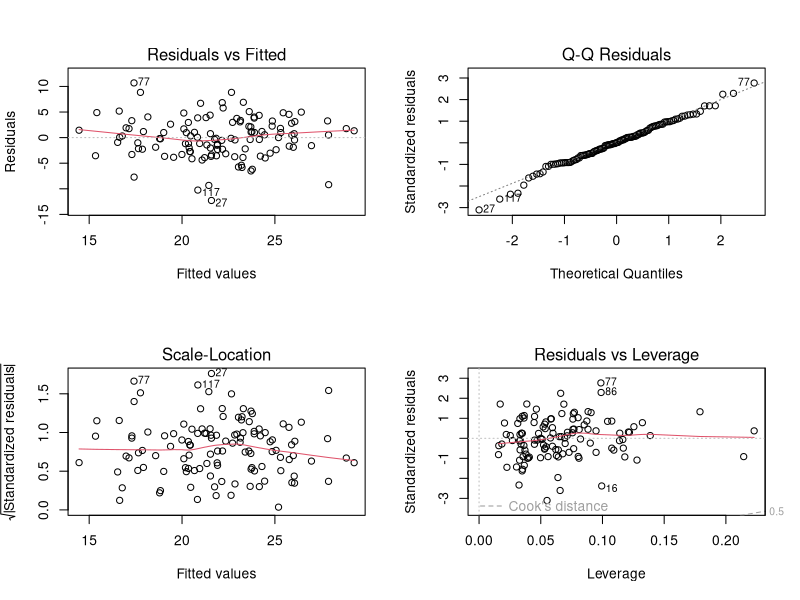

Reproduce this figure in R. (Note: this script raises an error after producing the figure.)
## ---- chunk 1
# Libraries
library(car)
library(tidyverse)

# Loading and cleaning data
fb <- read_csv("savant_data.csv")
fb <- fb %>% select(player_id, `downward movement w/ gravity (in)`, 
                    `glove/arm-side movement (in)`, whiff_percent, `pitch (MPH)`,
                    `spin (RPM)`, `vertical release pt (ft)`, `extension (ft)`)

bot <- read_csv("botcmd.csv") %>% select(player_id, `botCmd FA`)

# Merging and cleaning data
fastballs <- merge(fb, bot, by = 'player_id')
renamed_cols <- c('downwards_mvmt' = 'downward movement w/ gravity (in)',
                  'side_mvmt' = 'glove/arm-side movement (in)',
                  'speed' = 'pitch (MPH)',
                  'spin' = 'spin (RPM)',
                  'release_pt' = 'vertical release pt (ft)',
                  'extension' = 'extension (ft)',
                  'command' = 'botCmd FA')

fastballs <- rename(fastballs, renamed_cols)
## ---- chunk 2
head(fastballs)
## ---- chunk 3
set.seed(1000)
fastballs_training <- fastballs %>% sample_frac(size = 0.8)
fastballs_testing <- anti_join(fastballs, fastballs_training)
fastballs_training
## ---- chunk 4
summarize(fastballs_training, pitchers = n(), 
          `min speed` = min(speed), `max speed` = max(speed),
          `average speed` = mean(speed), `median speed` = median(speed), 
          `sd speed` = sd(speed))
## ---- chunk 5
reg_all <- lm(whiff_percent ~ speed + spin + downwards_mvmt + 
              side_mvmt + release_pt + extension + command, 
              data = fastballs_training)

summary(reg_all)
## ---- chunk 6
par(mfrow = c(2,2))
plot(reg_all)
## ---- chunk 7
vif(reg_all)
## ---- chunk 8
MASS::boxcox(reg_all)
## ---- chunk 9
# Arcsine transformed response
asine_whiff_percent <- asin(sqrt(fastballs_training$whiff_percent / 100))

# Transformed sc regression
asine_reg_all <- lm(asine_whiff_percent ~ speed + spin + downwards_mvmt + 
                    side_mvmt + release_pt + extension + command, 
                    data = fastballs_training)
summary(asine_reg_all)

par(mfrow = c(2,2))
plot(asine_reg_all)
plot(reg_all)
## ---- chunk 10
rstandard(reg_all)[27]
## ---- chunk 11
updated_fastballs_training <- fastballs_training %>%  filter(player_id != 669456) 
updated_fastballs_training
## ---- chunk 12
reg_all_removed <- lm(whiff_percent ~ speed + spin + downwards_mvmt + 
                      side_mvmt + release_pt + extension + command, 
                      data = updated_fastballs_training)

summary(reg_all_removed)
par(mfrow = c(2,2))
plot(reg_all_removed)

# Arcsine version
arcsine_reg_all_removed <- lm(asin(sqrt(updated_fastballs_training$whiff_percent / 100)) ~
                              speed + spin + downwards_mvmt + side_mvmt + release_pt + 
                              extension + command, data = updated_fastballs_training)
summary(arcsine_reg_all_removed)

par(mfrow = c(2,2))
plot(arcsine_reg_all_removed)
## ---- chunk 13
